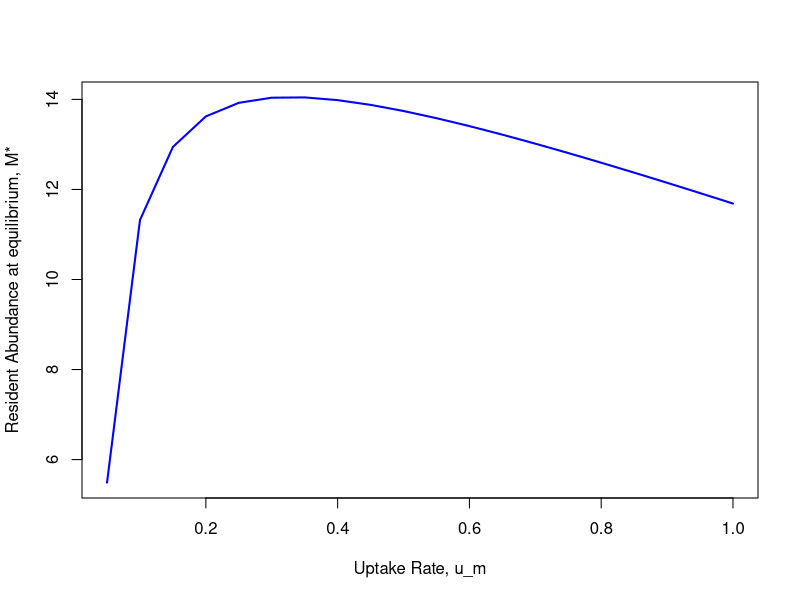

This chart was generated by the following R code: (Note: this script raises an error after producing the figure.)
## ---- chunk 1
D <- 0.5 # Dilution Rate (Outflow)
R_0 <- 25 # Inflow Concentration (Nitrogen)
l <- 0.05 # fungal mortality
s <- 0.05 # senescence coefficient
c <- 0.7 # host's C:N Ratio
z <- 0.3 #cost of being a mutualist per unit of uptake rate* 
C_a <- 0.3 #Allocation Carbon
C_c <- 0.2 #Construction Carbon 
v <- 0.1  #Conversion efficiency, Host carbon to more symbionts
a <- 1.747721 # Resource's half-saturation constant.**This is k in equation!**
l_x <- 0.2 # loss back to R pool per unit of nutrient, let resident and mutant to have the same loss
l_y <- 0.2
g <- 0.8 #Tree's per capita groth rate

fun <- function(u_m,R){(((u_m)*R)/((a)+R))}
x <- function(u_m, R, H){(u_m*R)/(l_x + g*H)}
## ---- chunk 2
uset <- seq(1/20, 1, 1/20)
Mset <- NaN*uset

for(i in 1:length(uset)){ #for every placeholder i from 1 to the entire length of uset.
  u_m <- as.numeric(uset[i]) # set u_m as a numeric number.
tset <- seq(from=0, to= 300, length.out = 10000) #setting initial conditions, setting a time sequence that starts from 0 to 300, sliced in 10000 pieces. 
H.simu1 <- NaN*tset; H.simu1[1] <- 1 #fill variables with NaNs, to the length of how long tset is. Also set intial conditions.
M.simu1 <- NaN*tset; M.simu1[1] <- 1
R.simu1 <- NaN*tset; R.simu1[1] <- 10

for(k in 2:length(tset)){
    dt <- tset[k] - tset[k-1] 
    H <- H.simu1[k-1] 
    M <- M.simu1[k-1]
    R <- R.simu1[k-1]
  
    
    dR <- (D*(R_0 - R) + s*H/c - u_m*R*M + l_x*M*x(u_m, R,H))*dt
    dH <- (c*g*x(u_m, R, H)*H*M  - (s*H) - ((fun(u_m,R)*C_a) + C_c)*M*H  )*dt #host can't exist without already being in the system!
    dM <- (v*(1-(u_m*z))*(C_c + (fun(u_m,R)*C_a))*H*M - l*M)*dt
  
    
    H.simu1[k] <- H + dH
    M.simu1[k] <- M + dM
    R.simu1[k] <- R + dR
    
}
Mset[i] <- M.simu1[length(tset)]

}

plot(uset, Mset, type='l', lwd=2, xlab = "Uptake Rate, u_m", ylab = "Resident Abundance at equilibrium, M*", col = 'blue')
## ---- chunk 3
uset <- seq(1/20, 1, 1/20)
Rset <- NaN*uset

for(i in 1:length(uset)){
  u_m <- as.numeric(uset[i])
tset <- seq(from=0, to= 300, length.out = 10000)
H.simu1 <- NaN*tset; H.simu1[1] <- 1
M.simu1 <- NaN*tset; M.simu1[1] <- 1
R.simu1 <- NaN*tset; R.simu1[1] <- 10

for(k in 2:length(tset)){
    dt <- tset[k] - tset[k-1] 
    H <- H.simu1[k-1] 
    M <- M.simu1[k-1]
    R <- R.simu1[k-1]
  
    
    dR <- (D*(R_0 - R) + s*H/c - u_m*R*M + l_x*M*x(u_m, R,H))*dt
    dH <- (c*g*x(u_m, R, H)*H*M  - (s*H) - ((fun(u_m,R)*C_a) + C_c)*M*H  )*dt #added H term in the positive portion of the equation, host can't exist without already being in the system!
    dM <- (v*(1-(u_m*z))*(C_c + (fun(u_m,R)*C_a))*H*M - l*M)*dt
  
    
    H.simu1[k] <- H + dH
    M.simu1[k] <- M + dM
    R.simu1[k] <- R + dR
    
}
Rset[i] <- R.simu1[length(tset)]

}

plot(uset, Rset, type='l', col = Rcol, lwd=2, xlab = "Uptake Rate, u_m", ylab = "Host Abundance at equilibrium, R*")
## ---- chunk 4
uset <- seq(1/20, 1, 1/20)
Hset <- NaN*uset

for(i in 1:length(uset)){
  u_m <- as.numeric(uset[i])
tset <- seq(from=0, to= 300, length.out = 10000)
H.simu1 <- NaN*tset; H.simu1[1] <- 1
M.simu1 <- NaN*tset; M.simu1[1] <- 1
R.simu1 <- NaN*tset; R.simu1[1] <- 10

for(k in 2:length(tset)){
    dt <- tset[k] - tset[k-1] 
    H <- H.simu1[k-1] 
    M <- M.simu1[k-1]
    R <- R.simu1[k-1]
  
    
    dR <- (D*(R_0 - R) + s*H/c - u_m*R*M + l_x*M*x(u_m, R,H))*dt
    dH <- ( c*g*x(u_m, R, H)*H*M  - (s*H) - ((fun(u_m,R)*C_a) + C_c)*M*H)*dt #host can't exist without already being in the system!
    dM <- (v*(1-(u_m*z))*(C_c + (fun(u_m,R)*C_a))*H*M - l*M)*dt
  
    
    H.simu1[k] <- H + dH
    M.simu1[k] <- M + dM
    R.simu1[k] <- R + dR
    
}
Hset[i] <- H.simu1[length(tset)]

}

plot(uset, Hset, type='l', lwd=2, xlab = "Uptake Rate, u_m", ylab = "Host Abundance at equilibrium, H*", col = 'green')
## ---- chunk 5
Gset <- NaN*Hset #this is where I'm about to hold my values. Basically it's 20 slots of NaNs. 
tset1 <- seq(0, 19/20, by = 1/20)
G.simu1 <- NaN*Hset; G.simu1[1] <- 0 # Outer loop: Initial value for G is 0 (Because when u_m is zero the growth term is zero!) Also 20 slots of NaNs.
for(i in 1:length(uset)){ # for every item in uset for the entire length of uset.
 u_m <- as.numeric(uset[i]) # set the value for u_m within the equation as every numerical number present in uset (?). Numbers range from 0 to 19/20 by 1/20.
    
      R <- Rset[i]
      H <- Hset[i]
      M <- Mset[i]
      

  
      dG <- (c*g*x(u_m, R, H)*H*M) # Just looking at the change in our growth term for now!
  
      G.simu1[i] <- dG

 }
 Gset <- G.simu1


head(G.simu1) ; tail(G.simu1); Gset # Check values recorded in Gset

## ---- chunk 6
Sset <- NaN*Hset
tset1 <- seq(0,19/20, by = 1/20)
S.simu1 <- NaN*Hset; S.simu1[1] <- 2.411478*0.05

for(i in 1:length(uset)){
  u_m <- as.numeric(uset[i]) #For every numerical number within uset, put it as u_m at each timestep.
    R <- Rset[i]
    H <- Hset[i]
    M <- Mset[i]
  
      dS <- (s*H) # looking at our senescence term only.
  
      S.simu1[i] <- dS

 }
 Sset <- S.simu1

head(Sset) ; tail(Sset)
## ---- chunk 7
Pset <- NaN*Hset
P.simu1 <- NaN*Hset; P.simu1[1] <- 0
for(i in 1:length(uset)){
  u_m <- as.numeric(uset[i]) #For every numerical number within uset, put it as u_m at each timestep.
    R <- Rset[i]
    H <- Hset[i]
    M <- Mset[i]
    
  
      dP <- ((fun(u_m,R)*C_a) + C_c)*M*H
  
      P.simu1[i] <- dP

 }
 Pset <- P.simu1


head(Pset) ; tail(Pset) ; Pset
## ---- chunk 8
plot(uset, Gset, type='l', lwd=2, xlab = "Uptake Rate, u_m", ylab = "Host Growth term at equilibrium, G*")
## ---- chunk 9
plot(uset, Pset, type='l', lwd = 2, xlab  = "Uptake Rate, u_m", ylab = "Host to Fungal payments term at equilibrium, P*")
## ---- chunk 10
plot(uset, Sset, type='l', lwd = 2, xlab  = "Uptake Rate, u_m", ylab = "Senescence term at equilibrium, S*")
## ---- chunk 11
plot(uset, Gset-Sset-Pset, type='l', lwd = 2, xlab  = "Uptake Rate, u_m", ylim = c(0,5), ylab = "Senescence term at equilibrium, S*") #YOU CAN DO THIS
lines(uset, Hset, lwd = 2, lty = 2)
## ---- chunk 12
fset <- NaN*Hset
f.simu1 <- NaN*Hset; f.simu1[1] <- 0
for(i in 1:length(uset)){
  u_m <- as.numeric(uset[i]) #For every numerical number within uset, put it as u_m at each timestep.
    R <- Rset[i]
    H <- Hset[i]
    M <- Mset[i]
    
  
      df <- fun(u_m,R)
  
      f.simu1[i] <- df

 }
 fset <- f.simu1


head(fset) ; tail(fset) ; fset
plot(uset, fset, type='l', lwd = 2, xlab  = "Uptake Rate, u_m", ylab = "Fidelity*")
## ---- chunk 13
(fset*C_a + C_c)*Hset*Mset
## ---- chunk 14
(c*g*Hset*uset*Rset*Mset)/(l_x +g*Hset)
